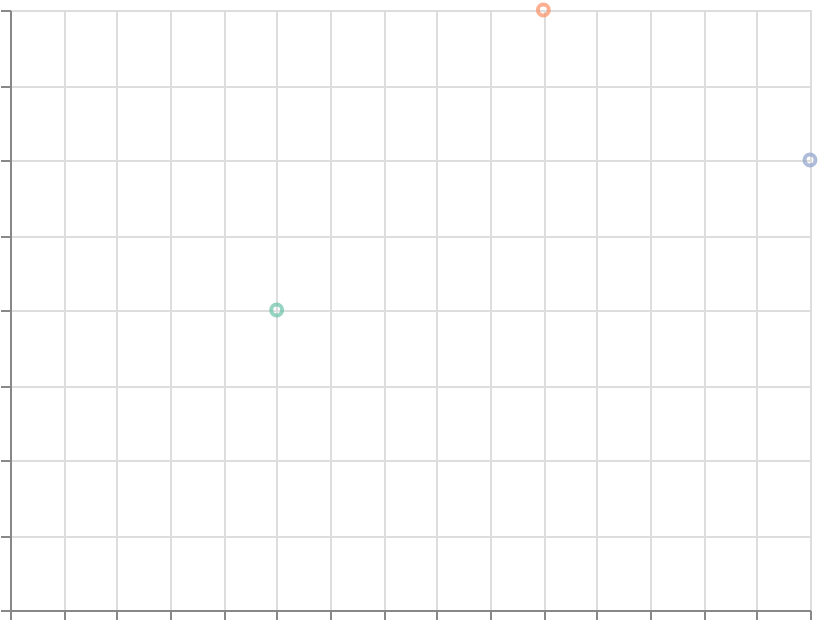

Vega-Lite specification stored for this chart:
### Vega-Lite specification from a JSON file in a GitHub repository (floating-point values rounded to 4 significant figures)
{"$schema": "https://vega.github.io/schema/vega-lite/v6.json", "width": 400, "height": 300, "padding": 5, "autosize": "none", "data": {"name": "table", "values": [{"x": 1, "y": 2, "cat": "A"}, {"x": 2, "y": 4, "cat": "B"}, {"x": 3, "y": 3, "cat": "C"}]}, "mark": "point", "encoding": {"x": {"field": "x", "type": "quantitative"}, "y": {"field": "y", "type": "quantitative"}, "color": {"field": "cat", "type": "nominal", "scale": {"scheme": "set2"}}}}
